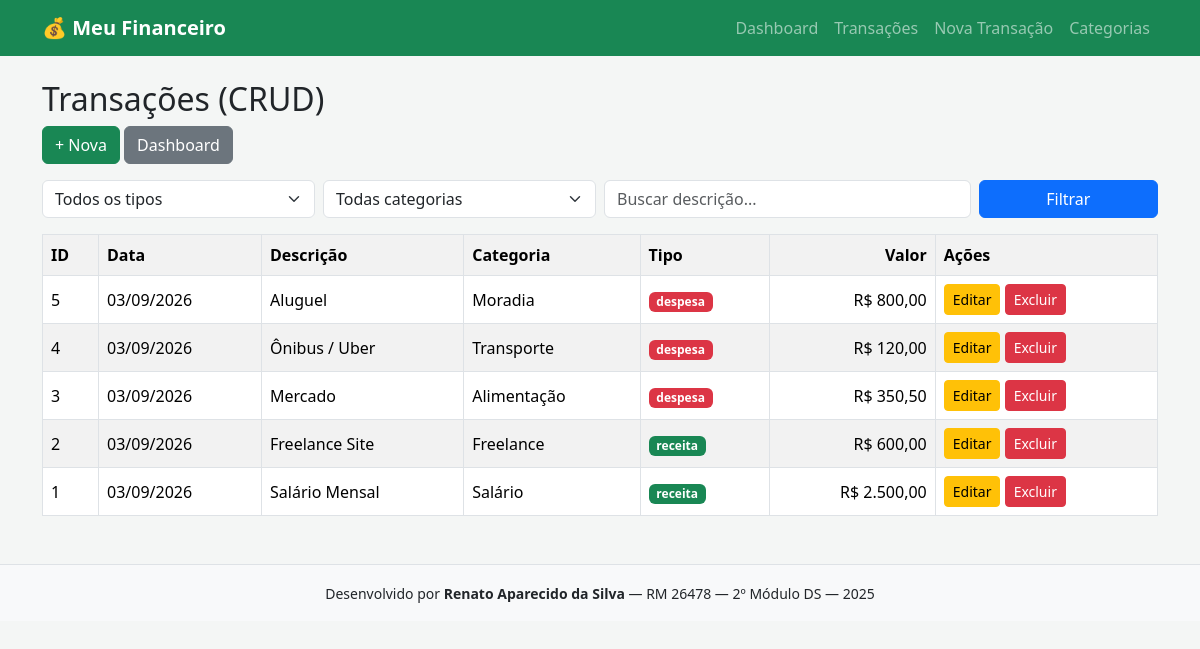
Screenshot of /transacoes.php with the database file from the repository.
### tables this page shows
CREATE TABLE IF NOT EXISTS transacoes (
  id INT AUTO_INCREMENT PRIMARY KEY,
  tipo ENUM('receita','despesa') NOT NULL,
  descricao VARCHAR(150) NOT NULL,
  categoria_id INT NULL,
  valor DECIMAL(10,2) NOT NULL CHECK (valor > 0),
  data_transacao DATE NOT NULL,
  observacao TEXT NULL,
  criado_em TIMESTAMP DEFAULT CURRENT_TIMESTAMP,
  CONSTRAINT fk_trans_categoria FOREIGN KEY (categoria_id)
    REFERENCES categorias(id) ON DELETE SET NULL ON UPDATE CASCADE
);

CREATE TABLE IF NOT EXISTS categorias (
  id INT AUTO_INCREMENT PRIMARY KEY,
  nome VARCHAR(100) NOT NULL,
  tipo ENUM('receita','despesa','ambos') NOT NULL DEFAULT 'ambos',
  criado_em TIMESTAMP DEFAULT CURRENT_TIMESTAMP
);

### transacoes.php (the view, shortened to what this page needs)
<?php
require 'config/conexao.php';
require 'includes/header.php';
$busca = $_GET['busca'] ?? '';
$sql = "SELECT t.*, c.nome AS categoria FROM transacoes t LEFT JOIN categorias c ON c.id=t.categoria_id WHERE 1=1";
$params = [];
$sql .= " ORDER BY t.data_transacao DESC, t.id DESC";
$stmt = $pdo->prepare($sql);
$stmt->execute($params);
$lista = $stmt->fetchAll();
function brl($v){ return 'R$ ' . number_format($v,2,',','.'); }
?>
<h2>Transações (CRUD)</h2>
<a href="cadastrar.php" class="btn btn-success mb-3">+ Nova</a>
<a href="index.php" class="btn btn-secondary mb-3">Dashboard</a>
<form class="row g-2 mb-3" method="GET">
  <div class="col-md-3">
    <select name="tipo" class="form-select">
      <option value="">Todos os tipos</option>
    </select>
  </div>
  <div class="col-md-3">
    <select name="categoria_id" class="form-select">
      <option value="">Todas categorias</option>
    </select>
  </div>
  <div class="col-md-4"><input name="busca" class="form-control" placeholder="Buscar descrição..." value="<?= htmlspecialchars($busca) ?>"></div>
  <div class="col-md-2"><button class="btn btn-primary w-100">Filtrar</button></div>
</form>
<table class="table table-striped table-bordered bg-white">
<tr><th>ID</th><th>Data</th><th>Descrição</th><th>Categoria</th><th>Tipo</th><th class="text-end">Valor</th><th>Ações</th></tr>
<?php foreach($lista as $t): ?>
<tr>
  <td><?= $t['id'] ?></td>
  <td><?= date('d/m/Y', strtotime($t['data_transacao'])) ?></td>
  <td><?= htmlspecialchars($t['descricao']) ?></td>
  <td><?= htmlspecialchars($t['categoria'] ?? '-') ?></td>
  <td><span class="badge <?= $t['tipo']=='receita'?'bg-success':'bg-danger' ?>"><?= $t['tipo'] ?></span></td>
  <td class="text-end"><?= brl($t['valor']) ?></td>
  <td>
    <a href="editar.php?id=<?= $t['id'] ?>" class="btn btn-sm btn-warning">Editar</a>
    <a href="excluir.php?id=<?= $t['id'] ?>" class="btn btn-sm btn-danger" onclick="return confirm('Excluir esta transação?')">Excluir</a>
  </td>
</tr>
<?php endforeach; ?>
</table>
<?php require 'includes/footer.php'; ?>

### assets/css/style.css (style rules this page uses)
body { background: #f4f6f5; }
.table td, .table th { vertical-align: middle; }

### rows the page displays
transacoes: id "5", data_transacao "03/09/2026", descricao "Aluguel", categoria.nome "Moradia", tipo "despesa", valor "R$ 800,00"
transacoes: id "4", data_transacao "03/09/2026", descricao "Ônibus / Uber", categoria.nome "Transporte", tipo "despesa", valor "R$ 120,00"
transacoes: id "3", data_transacao "03/09/2026", descricao "Mercado", categoria.nome "Alimentação", tipo "despesa", valor "R$ 350,50"
transacoes: id "2", data_transacao "03/09/2026", descricao "Freelance Site", categoria.nome "Freelance", tipo "receita", valor "R$ 600,00"
transacoes: id "1", data_transacao "03/09/2026", descricao "Salário Mensal", categoria.nome "Salário", tipo "receita", valor "R$ 2.500,00"
